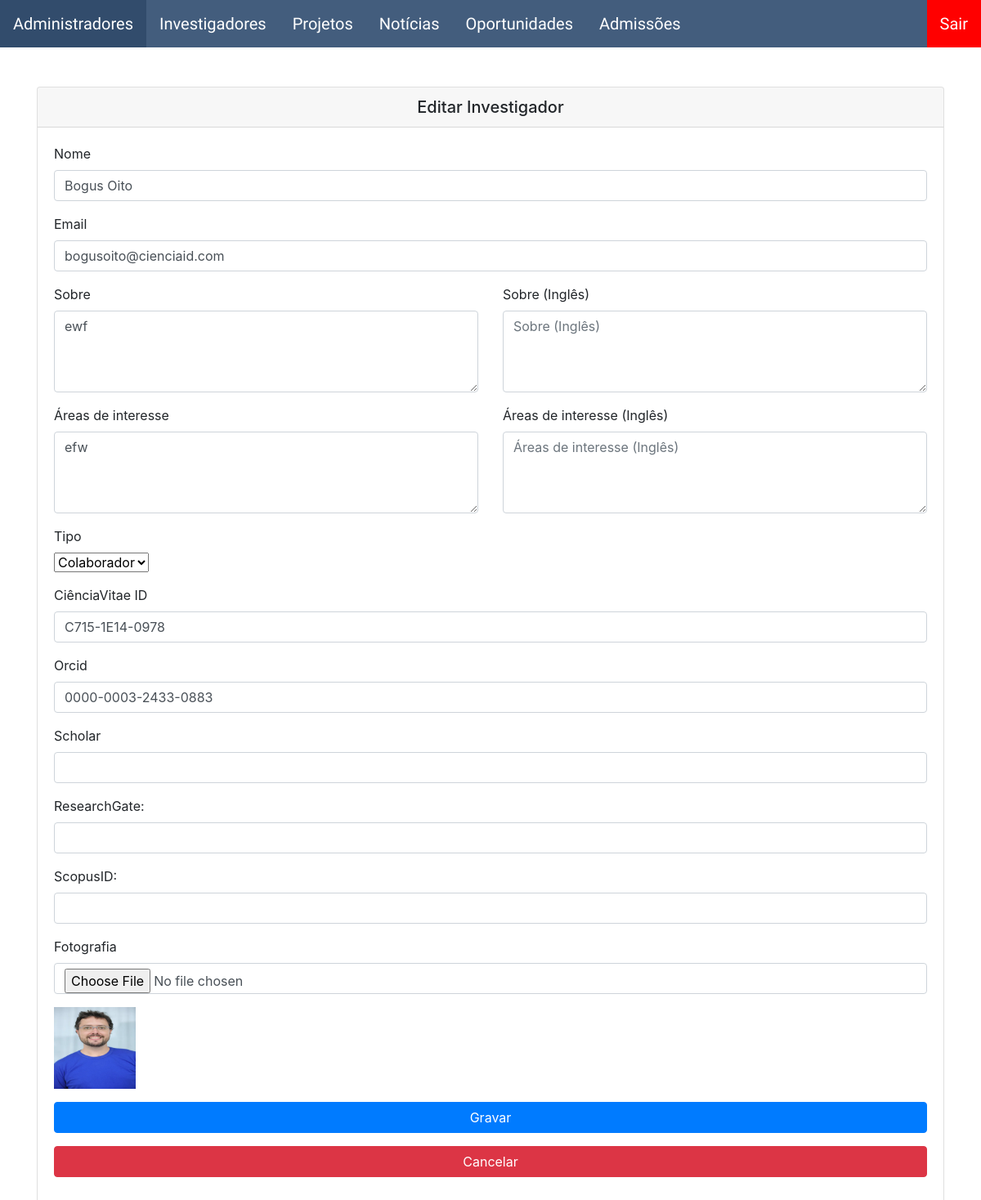
Screenshot of /backoffice/investigadores/edit.php?id=20 (signed in) with the database file from the repository.
### tables this page shows
CREATE TABLE `investigadores` (
  `id` int(11) NOT NULL,
  `nome` varchar(100) NOT NULL,
  `email` varchar(100) NOT NULL,
  `ciencia_id` varchar(100) NOT NULL,
  `sobre` mediumtext NOT NULL,
  `sobre_en` mediumtext NOT NULL,
  `tipo` varchar(100) NOT NULL,
  `fotografia` varchar(100) NOT NULL,
  `areasdeinteresse` mediumtext NOT NULL,
  `areasdeinteresse_en` mediumtext NOT NULL,
  `orcid` varchar(255) NOT NULL,
  `scholar` varchar(255) NOT NULL,
  `research_gate` varchar(255) NOT NULL,
  `scopus_id` varchar(255) NOT NULL,
  `password` varchar(255) NOT NULL,
  `ultimologin` datetime DEFAULT NULL
);

### backoffice/investigadores/edit.php (the view, shortened to what this page needs)
<?php
require "../config/basedados.php";
$filesDir = "../assets/investigadores/";
if ($_SERVER["REQUEST_METHOD"] == "POST") {
    $nome = $_POST["nome"];
    $email = $_POST["email"];
    $ciencia_id = $_POST["ciencia_id"];
    $sobre = $_POST["sobre"];
    $sobre_en = $_POST["sobre_en"];
    $tipo = $_POST["tipo"];
    $id = $_POST["id"];
    $areasdeinteresse = $_POST["areasdeinteresse"];
    $areasdeinteresse_en = $_POST["areasdeinteresse_en"];
    $orcid = $_POST["orcid"];
    $scholar = $_POST["scholar"];
    $research_gate = $_POST["research_gate"];
    $scopus_id = $_POST["scopus_id"];
    $sql = "UPDATE investigadores set nome = ?, email = ?, ciencia_id = ?, sobre = ?, sobre_en = ?, areasdeinteresse = ?, areasdeinteresse_en = ?, tipo = ?, orcid = ?, scholar = ?, research_gate=?, scopus_id=?";
    $params = [$nome, $email, $ciencia_id, $sobre, $sobre_en,  $areasdeinteresse, $areasdeinteresse_en, $tipo, $orcid, $scholar, $research_gate, $scopus_id];
    $fotografia_exists = isset($_FILES["fotografia"]) && $_FILES["fotografia"]["size"] != 0;
    if ($fotografia_exists) {
        $fotografia = uniqid() . '_' . $_FILES["fotografia"]["name"];
        $sql .= ", fotografia = ? ";
        $params[] = $fotografia;
        move_uploaded_file($_FILES["fotografia"]["tmp_name"], $filesDir . $fotografia);
    }
    $sql .= " WHERE id = ?";
    $params[] = $id;
    $stmt = mysqli_prepare($conn, $sql);
    $param_types = str_repeat('s', count($params) - 1) . 'i';
    mysqli_stmt_bind_param($stmt, $param_types, ...$params);
    if (mysqli_stmt_execute($stmt)) {
        header('Location: index.php');
        exit;
    } else {
        echo "Error: " . $sql . mysqli_error($conn);
    }
} else {
    $sql = "SELECT nome, email, ciencia_id, sobre, tipo, fotografia, areasdeinteresse, orcid, scholar, research_gate, scopus_id, sobre_en, areasdeinteresse_en from investigadores WHERE id = ?";
    $stmt = mysqli_prepare($conn, $sql);
    mysqli_stmt_bind_param($stmt, 'i', $id);
    mysqli_stmt_execute($stmt);
    $result = mysqli_stmt_get_result($stmt);
    $row = mysqli_fetch_assoc($result);
    $nome = $row["nome"];
    $email = $row["email"];
    $ciencia_id = $row["ciencia_id"];
    $sobre = $row["sobre"];
    $tipo = $row["tipo"];
    $fotografia = $row["fotografia"];
    $areasdeinteresse = $row["areasdeinteresse"];
    $orcid = $row["orcid"];
    $scholar = $row["scholar"];
    $research_gate = $row["research_gate"];
    $scopus_id = $row["scopus_id"];
    $sobre_en = $row["sobre_en"];
    $areasdeinteresse_en = $row["areasdeinteresse_en"];
}
?>
<link href="https://stackpath.bootstrapcdn.com/bootstrap/4.5.2/css/bootstrap.min.css" rel="stylesheet">
<div class="container-xl mt-5">
    <div class="card">
        <h5 class="card-header text-center">Editar Investigador</h5>
        <div class="card-body">
            <form role="form" data-toggle="validator" action="edit.php" method="post" enctype="multipart/form-data">
                <div class="form-group">
                    <label>Nome</label>
                    <input type="text" minlength="1" required maxlength="100" name="nome" class="form-control" data-error="Por favor Introduza um nome válido" id="inputName" value="<?php echo $nome; ?>">
                </div>
                <div class="form-group removeExterno">
                    <label>Email</label>
                    <input type="email" minlength="1" required maxlength="100" class="form-control" id="inputEmail" name="email" value="<?php echo $email; ?>">
                </div>
                <div class="row">
                    <div class="col halfCol removeExterno">
                        <div class="form-group">
                            <label>Sobre</label>
                            <textarea type="text" minlength="1" required data-error="Por favor introduza uma descrição sobre si" class="form-control" id="inputSobre" placeholder="Sobre" name="sobre"><?php echo $sobre; ?></textarea>
                        </div>
                    </div>
                    <div class="col halfCol removeExterno">
                        <div class="form-group">
                            <label>Sobre (Inglês)</label>
                            <textarea type="text" class="form-control" id="inputSobreEn" placeholder="Sobre (Inglês)" name="sobre_en"><?php echo $sobre_en; ?></textarea>
                        </div>
                    </div>
                </div>
                <div class="row">
                    <div class="col removeExterno">
                        <div class="form-group">
                            <label>Áreas de interesse</label>
                            <textarea type="text" minlength="1" required data-error="Por favor introduza as suas áreas de interesse" class="form-control" id="inputAreasdeInteresse" placeholder="Áreas de interesse" name="areasdeinteresse"><?php echo $areasdeinteresse; ?></textarea>
                        </div>
                    </div>
                    <div class="col removeExterno">
                        <div class="form-group">
                            <label>Áreas de interesse (Inglês)</label>
                            <textarea type="text" class="form-control" id="inputAreasdeInteresseEn" placeholder="Áreas de interesse (Inglês)" name="areasdeinteresse_en"><?php echo $areasdeinteresse_en; ?></textarea>
                        </div>
                    </div>
                </div>
                <div class="form-group">
                    <label>Tipo</label><br>
                    <select name="tipo" id="tipo">
                        <option value="Colaborador" <?php echo  $tipo == "Colaborador" ? "selected" : "" ?>>Colaborador</option>
                    </select>
                </div>
                <div class="form-group removeExterno">
                    <label>CiênciaVitae ID</label>
                    <input type="text" minlength="1" required maxlength="100" class="form-control" data-error="Por favor introduza um ID válido" id="inputCienciaid" name="ciencia_id" value="<?php echo $ciencia_id; ?>">
                </div>
                <div class="form-group removeExterno">
                    <label>Orcid</label>
                    <input type="text" minlength="1" required maxlength="255" data-error="Por favor introduza um orcID válido" class="form-control" id="inputOrcid" name="orcid" value="<?php echo $orcid; ?>">
                </div>
                <div class="form-group removeExterno">
                    <label>Scholar</label>
                    <input type="text" minlength="1" maxlength="255" data-error="Por favor introduza im ID válido" class="form-control" id="inputScholar" name="scholar" value="<?php echo $scholar; ?>">
                </div>
                <div class="form-group removeExterno">
                    <label for="research_gate">ResearchGate: </label>
                    <input type="text" class="form-control" name="research_gate" id="research_gate" value="<?= $research_gate ?>">
                </div>
                <div class="form-group removeExterno">
                    <label for="research_gate">ScopusID: </label>
                    <input type="text" class="form-control" name="scopus_id" id="scopus_id" value="<?= $scopus_id ?>">
                </div>
                <div class="form-group">
                    <label>Fotografia</label>
                    <input type="file" accept="image/*" onchange="previewImg(this);" class="form-control" id="fotografia" name="fotografia" value="<?php echo $fotografia; ?>">
                </div>
                <img id="preview" src="<?php echo $filesDir . $fotografia; ?>" width='100px' height='100px' class="mb-3" />
                <div class="form-group">
                    <button type="submit" class="btn btn-primary btn-block">Gravar</button>
                </div>
                <div class="form-group">
                    <button type="button" onclick="window.location.href = 'index.php'" class="btn btn-danger btn-block">Cancelar</button>
                </div>
            </form>
        </div>
    </div>
</div>

### backoffice/investigadores/edit.php (style rules this page uses)
textarea { min-height: 100px; }
.halfCol { max-width: 50%; display: inline-block; vertical-align: top; height: fit-content; }

### rows the page displays
investigadores: nome "Bogus Oito", email "bogusoito@cienciaid.com", sobre "ewf", areasdeinteresse "efw", tipo "Colaborador", ciencia_id "C715-1E14-0978", orcid "0000-0003-2433-0883", fotografia (picture)
